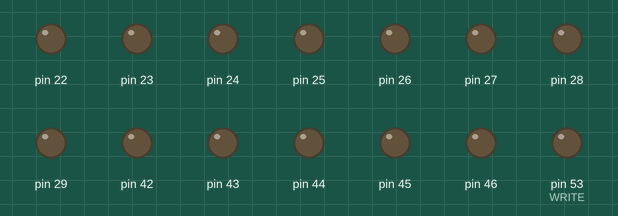
Recording of a sketch running on a simulated Arduino Mega 2560, built with avr-gcc and run on an emulated ATmega2560. On the bench: output pins drawn as LEDs (lit = HIGH). Pins used as bus, display or sensor lines are not drawn.

Above: at 0.07 s.
At 1.6 s:
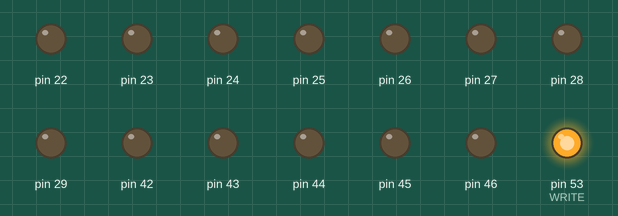
At 3.29 s:
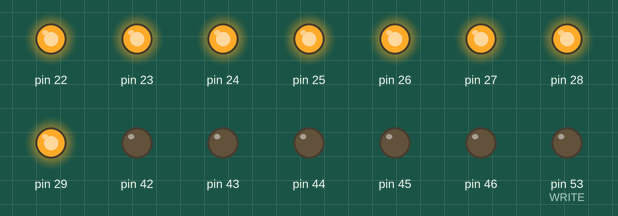
At 4.8 s:
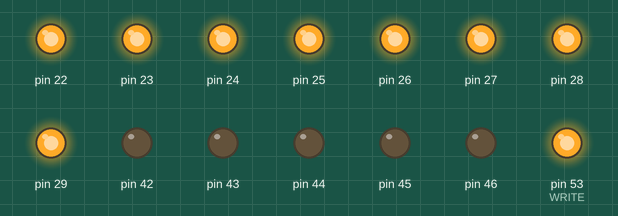
Timing chart, 0 to 8.4 s (numbered marks = the images above):
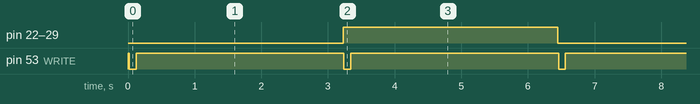

The sketch:

vga.ino
```cpp
//#define CLOCK 53
//#define RESET 51
#define WRITE 53
#define OE 52
#define DATA_DDR DDRA
#define DPORT PORTA
#define ADDRLO_DDR DDRL
#define ALO PORTL
#define ADDRHI_DDR DDRC
#define AHI PORTC

int v = 0;

//#define SPEED 1000

/*void cycle(int cycles) {
  for (int i = 0; i < cycles; i++) {
    digitalWrite(CLOCK, 1);
    digitalWrite(CLOCK, 0);
  }

}

void reset() {
  digitalWrite(RESET, 0);
  digitalWrite(RESET, 1);
*/


void setup() {
  pinMode(WRITE, OUTPUT);
  pinMode(OE, OUTPUT);
  digitalWrite(WRITE,1);
  digitalWrite(OE, 0);
  DATA_DDR = 255;
  ADDRLO_DDR = 255;
  ALO = 0;
}

void write(int data) {
  digitalWrite(OE, 1);
  delay(10);
  DPORT = data;
  delay(10);
  digitalWrite(WRITE, 0);
  delay(100);
  digitalWrite(WRITE, 1);
  delay(100);
  digitalWrite(OE, 0);
}

void loop() {
  write(0);
  delay(3000);
  write(255);
  delay(3000);
}
```

Measured:
- by itself, pin 22–29: alternates HIGH for 3.2 s and LOW for 3.2 s
- by itself, pin 53 (WRITE): alternates HIGH for 3.1 s and LOW for 0.10 s
- by itself, everything shown: repeats every 6.4 s, in 6 steps
